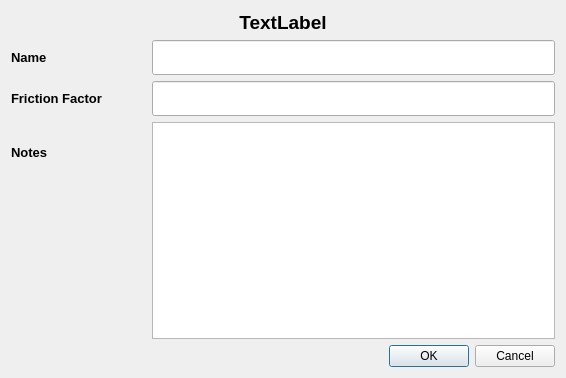
<?xml version="1.0" encoding="UTF-8"?>
<ui version="4.0">
 <class>Dialog</class>
 <widget class="QDialog" name="Dialog">
  <property name="geometry">
   <rect>
    <x>0</x>
    <y>0</y>
    <width>566</width>
    <height>378</height>
   </rect>
  </property>
  <property name="windowTitle">
   <string>Dialog</string>
  </property>
  <layout class="QVBoxLayout" name="verticalLayout">
   <item>
    <widget class="QLabel" name="header">
     <property name="font">
      <font>
       <pointsize>14</pointsize>
       <weight>75</weight>
       <bold>true</bold>
      </font>
     </property>
     <property name="text">
      <string>TextLabel</string>
     </property>
     <property name="alignment">
      <set>Qt::AlignCenter</set>
     </property>
    </widget>
   </item>
   <item>
    <layout class="QFormLayout" name="formLayout">
     <item row="0" column="0">
      <widget class="QLabel" name="label_2">
       <property name="sizePolicy">
        <sizepolicy hsizetype="Preferred" vsizetype="Preferred">
         <horstretch>0</horstretch>
         <verstretch>0</verstretch>
        </sizepolicy>
       </property>
       <property name="minimumSize">
        <size>
         <width>135</width>
         <height>35</height>
        </size>
       </property>
       <property name="font">
        <font>
         <pointsize>10</pointsize>
         <weight>75</weight>
         <bold>true</bold>
        </font>
       </property>
       <property name="text">
        <string>Name</string>
       </property>
      </widget>
     </item>
     <item row="0" column="1">
      <widget class="QLineEdit" name="fitting_name">
       <property name="minimumSize">
        <size>
         <width>400</width>
         <height>35</height>
        </size>
       </property>
      </widget>
     </item>
     <item row="1" column="0">
      <widget class="QLabel" name="label_3">
       <property name="minimumSize">
        <size>
         <width>135</width>
         <height>35</height>
        </size>
       </property>
       <property name="font">
        <font>
         <pointsize>10</pointsize>
         <weight>75</weight>
         <bold>true</bold>
        </font>
       </property>
       <property name="text">
        <string>Friction Factor</string>
       </property>
      </widget>
     </item>
     <item row="1" column="1">
      <widget class="QLineEdit" name="friction_factor">
       <property name="minimumSize">
        <size>
         <width>400</width>
         <height>35</height>
        </size>
       </property>
      </widget>
     </item>
     <item row="2" column="0">
      <widget class="QLabel" name="label_4">
       <property name="minimumSize">
        <size>
         <width>135</width>
         <height>35</height>
        </size>
       </property>
       <property name="font">
        <font>
         <pointsize>10</pointsize>
         <weight>75</weight>
         <bold>true</bold>
        </font>
       </property>
       <property name="text">
        <string>Notes</string>
       </property>
      </widget>
     </item>
     <item row="2" column="1">
      <widget class="QPlainTextEdit" name="fitting_note">
       <property name="minimumSize">
        <size>
         <width>400</width>
         <height>200</height>
        </size>
       </property>
      </widget>
     </item>
    </layout>
   </item>
   <item>
    <widget class="QDialogButtonBox" name="buttonBox">
     <property name="standardButtons">
      <set>QDialogButtonBox::Cancel|QDialogButtonBox::Ok</set>
     </property>
    </widget>
   </item>
  </layout>
 </widget>
 <resources/>
 <connections>
  <connection>
   <sender>buttonBox</sender>
   <signal>accepted()</signal>
   <receiver>Dialog</receiver>
   <slot>close()</slot>
   <hints>
    <hint type="sourcelabel">
     <x>282</x>
     <y>352</y>
    </hint>
    <hint type="destinationlabel">
     <x>282</x>
     <y>188</y>
    </hint>
   </hints>
  </connection>
  <connection>
   <sender>buttonBox</sender>
   <signal>rejected()</signal>
   <receiver>Dialog</receiver>
   <slot>close()</slot>
   <hints>
    <hint type="sourcelabel">
     <x>282</x>
     <y>352</y>
    </hint>
    <hint type="destinationlabel">
     <x>282</x>
     <y>188</y>
    </hint>
   </hints>
  </connection>
 </connections>
</ui>
